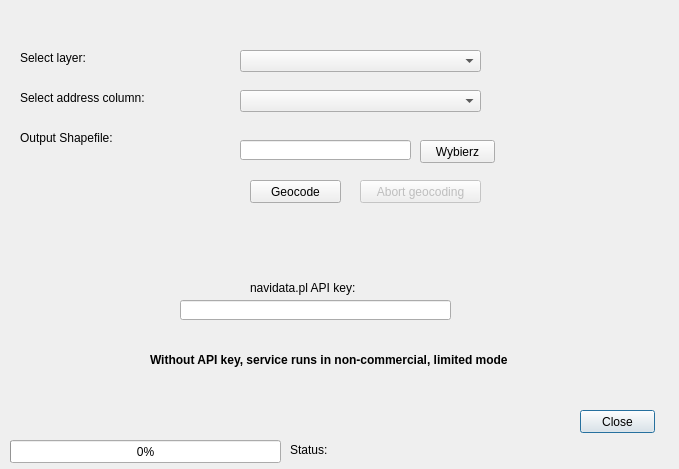
<?xml version="1.0" encoding="UTF-8"?>
<ui version="4.0">
 <class>NaviDataGeocoderDialogBase</class>
 <widget class="QDialog" name="NaviDataGeocoderDialogBase">
  <property name="geometry">
   <rect>
    <x>0</x>
    <y>0</y>
    <width>679</width>
    <height>469</height>
   </rect>
  </property>
  <property name="windowTitle">
   <string>navidata.pl geocoder</string>
  </property>
  <widget class="QPushButton" name="pushButton">
   <property name="geometry">
    <rect>
     <x>580</x>
     <y>410</y>
     <width>75</width>
     <height>23</height>
    </rect>
   </property>
   <property name="text">
    <string>Close</string>
   </property>
  </widget>
  <widget class="QComboBox" name="layerCombo">
   <property name="geometry">
    <rect>
     <x>240</x>
     <y>50</y>
     <width>241</width>
     <height>22</height>
    </rect>
   </property>
  </widget>
  <widget class="QLabel" name="label">
   <property name="geometry">
    <rect>
     <x>20</x>
     <y>50</y>
     <width>201</width>
     <height>16</height>
    </rect>
   </property>
   <property name="text">
    <string>&lt;html&gt;&lt;head/&gt;&lt;body&gt;&lt;p&gt;Select layer:&lt;/p&gt;&lt;/body&gt;&lt;/html&gt;</string>
   </property>
  </widget>
  <widget class="QLabel" name="label_2">
   <property name="geometry">
    <rect>
     <x>20</x>
     <y>90</y>
     <width>191</width>
     <height>16</height>
    </rect>
   </property>
   <property name="text">
    <string>&lt;html&gt;&lt;head/&gt;&lt;body&gt;&lt;p&gt;Select address column:&lt;/p&gt;&lt;/body&gt;&lt;/html&gt;</string>
   </property>
  </widget>
  <widget class="QComboBox" name="sourceAttributeSelection">
   <property name="geometry">
    <rect>
     <x>240</x>
     <y>90</y>
     <width>241</width>
     <height>22</height>
    </rect>
   </property>
  </widget>
  <widget class="QLabel" name="label_3">
   <property name="geometry">
    <rect>
     <x>20</x>
     <y>130</y>
     <width>211</width>
     <height>16</height>
    </rect>
   </property>
   <property name="text">
    <string>&lt;html&gt;&lt;head/&gt;&lt;body&gt;&lt;p&gt;Output Shapefile:&lt;/p&gt;&lt;/body&gt;&lt;/html&gt;</string>
   </property>
  </widget>
  <widget class="QLineEdit" name="api_key">
   <property name="geometry">
    <rect>
     <x>180</x>
     <y>300</y>
     <width>271</width>
     <height>20</height>
    </rect>
   </property>
  </widget>
  <widget class="QLabel" name="label_4">
   <property name="geometry">
    <rect>
     <x>250</x>
     <y>280</y>
     <width>151</width>
     <height>16</height>
    </rect>
   </property>
   <property name="text">
    <string>&lt;html&gt;&lt;head/&gt;&lt;body&gt;&lt;p&gt;navidata.pl API key:&lt;/p&gt;&lt;/body&gt;&lt;/html&gt;</string>
   </property>
  </widget>
  <widget class="QLabel" name="label_5">
   <property name="geometry">
    <rect>
     <x>20</x>
     <y>330</y>
     <width>621</width>
     <height>61</height>
    </rect>
   </property>
   <property name="text">
    <string>&lt;html&gt;&lt;head/&gt;&lt;body&gt;&lt;p align=&quot;center&quot;&gt;&lt;span style=&quot; font-weight:600;&quot;&gt;Without API key, service runs in non-commercial, limited mode &lt;/span&gt;&lt;/p&gt;&lt;/body&gt;&lt;/html&gt;</string>
   </property>
  </widget>
  <widget class="QPushButton" name="geocodeButton">
   <property name="geometry">
    <rect>
     <x>250</x>
     <y>180</y>
     <width>91</width>
     <height>23</height>
    </rect>
   </property>
   <property name="text">
    <string>Geocode</string>
   </property>
  </widget>
  <widget class="QLineEdit" name="outputSHP">
   <property name="enabled">
    <bool>true</bool>
   </property>
   <property name="geometry">
    <rect>
     <x>240</x>
     <y>140</y>
     <width>171</width>
     <height>20</height>
    </rect>
   </property>
   <property name="readOnly">
    <bool>true</bool>
   </property>
  </widget>
  <widget class="QPushButton" name="fileChoose">
   <property name="geometry">
    <rect>
     <x>420</x>
     <y>140</y>
     <width>75</width>
     <height>23</height>
    </rect>
   </property>
   <property name="text">
    <string>Wybierz</string>
   </property>
  </widget>
  <widget class="QProgressBar" name="progressBar">
   <property name="geometry">
    <rect>
     <x>10</x>
     <y>440</y>
     <width>271</width>
     <height>23</height>
    </rect>
   </property>
   <property name="value">
    <number>0</number>
   </property>
  </widget>
  <widget class="QLabel" name="label_6">
   <property name="geometry">
    <rect>
     <x>290</x>
     <y>430</y>
     <width>46</width>
     <height>41</height>
    </rect>
   </property>
   <property name="text">
    <string>&lt;html&gt;&lt;head/&gt;&lt;body&gt;&lt;p&gt;Status:&lt;/p&gt;&lt;/body&gt;&lt;/html&gt;</string>
   </property>
  </widget>
  <widget class="QLabel" name="statusText">
   <property name="geometry">
    <rect>
     <x>340</x>
     <y>430</y>
     <width>201</width>
     <height>41</height>
    </rect>
   </property>
   <property name="frameShape">
    <enum>QFrame::NoFrame</enum>
   </property>
   <property name="text">
    <string/>
   </property>
  </widget>
  <widget class="QPushButton" name="abortWork">
   <property name="enabled">
    <bool>false</bool>
   </property>
   <property name="geometry">
    <rect>
     <x>360</x>
     <y>180</y>
     <width>121</width>
     <height>23</height>
    </rect>
   </property>
   <property name="text">
    <string>Abort geocoding</string>
   </property>
  </widget>
 </widget>
 <resources/>
 <connections/>
</ui>
